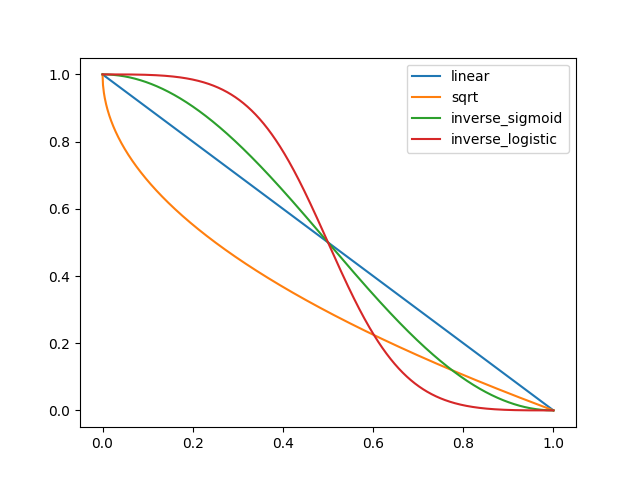

This figure's Python source:
import numpy as np

import matplotlib.pyplot as plt


def linear(x) -> float:
    return 1 - x


def sqrt(x) -> float:
    return 1 - np.sqrt(x)


def inverse_logistic(x, grow_rate: int = 3) -> float:
    return 1 / (1 + (x / (1 - x)) ** grow_rate)


def inverse_sigmoid(x) -> float:
    return 1 - (0.5 * (1 + np.sin((x * np.pi) - (np.pi / 2))))


fig = plt.figure()
ax = plt.axes()


x = np.linspace(0, 1, 1000)

for func in [linear, sqrt, inverse_sigmoid, inverse_logistic]:
    ax.plot(x, func(x), label=func.__name__)

ax.legend()
plt.savefig("mutation_rate_scale_functions")
